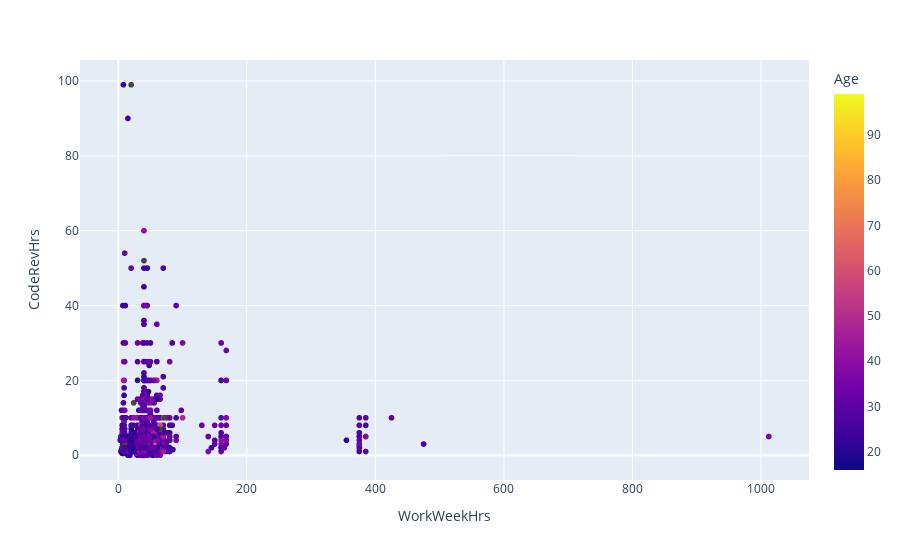

Notebook code for this chart:
### Markdown cell above
Create a bubble plot of `WorkWeekHrs` and `CodeRevHrs`, use `Age` column as bubble size.

### Code cell
# your code goes here
import plotly.express as px

px.scatter(df, x='WorkWeekHrs', y='CodeRevHrs', color='Age', size_max=60)

### Figure 1 — Plotly figure (JSON) as saved in the notebook; plotly's stock layout.template omitted (floating-point values rounded to 4 significant figures; data arrays with more than 128 entries replaced by an {"elided": "..."} marker saying what was removed)
{"data": [{"hovertemplate": "WorkWeekHrs=%{x}<br>CodeRevHrs=%{y}<br>Age=%{marker.color}<extra></extra>", "legendgroup": "", "marker": {"color": {"elided": "11398 int values"}, "coloraxis": "coloraxis", "symbol": "circle"}, "mode": "markers", "name": "", "showlegend": false, "type": "scattergl", "x": {"elided": "11398 float values"}, "xaxis": "x", "y": {"elided": "11398 float values"}, "yaxis": "y"}], "layout": {"coloraxis": {"colorbar": {"title": {"text": "Age"}}, "colorscale": [[0, "#0d0887"], [0.1111, "#46039f"], [0.2222, "#7201a8"], [0.3333, "#9c179e"], [0.4444, "#bd3786"], [0.5556, "#d8576b"], [0.6667, "#ed7953"], [0.7778, "#fb9f3a"], [0.8889, "#fdca26"], [1, "#f0f921"]]}, "legend": {"tracegroupgap": 0}, "margin": {"t": 60}, "xaxis": {"anchor": "y", "domain": [0, 1], "title": {"text": "WorkWeekHrs"}}, "yaxis": {"anchor": "x", "domain": [0, 1], "title": {"text": "CodeRevHrs"}}}}
